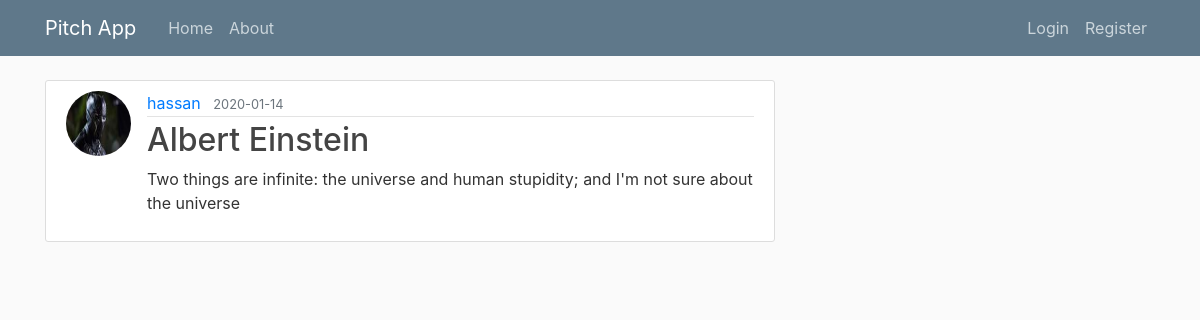
Page /post/7 on the committed database.
### pitch/models.py (models this page shows, shortened)
class User(db.Model, UserMixin):
    id = db.Column(db.Integer, primary_key=True)
    username = db.Column(db.String(20), unique=True, nullable=False)
    email = db.Column(db.String(120), unique=True, nullable=False)
    image_file = db.Column(db.String(20), nullable=False, default='default.jpg')
    password = db.Column(db.String(60), nullable=False)
    posts = db.relationship('Post', backref='author', lazy=True)

class Post(db.Model):
    id = db.Column(db.Integer, primary_key=True)
    title = db.Column(db.String(100), nullable=False)
    date_posted = db.Column(db.DateTime, nullable=False, default=datetime.utcnow)
    content = db.Column(db.Text, nullable=False)
    user_id = db.Column(db.Integer, db.ForeignKey('user.id'), nullable=False)

### pitch/routes.py (the view)
@app.route("/post/<int:post_id>")
def post(post_id):
    post = Post.query.get_or_404(post_id)
    return render_template('post.html', title=post.title, post=post)

### pitch/templates/post.html (shortened to what this page needs)
{% extends "layout.html" %}
{% block content %}
        <article class="media content-section">
          <img class="rounded-circle article-img" src="{{ url_for('static', filename='profile_pics/' + post.author.image_file)}}">
          <div class="media-body">
            <div class="article-metadata">
              <a class="mr-2" href="#">{{ post.author.username}}</a>
              <small class="text-muted">{{ post.date_posted.strftime('%Y-%m-%d') }}</small>
            </div>
            <h2 class="artile-title">{{ post.title }}</a></h2>
            <p class="article-content">{{ post.content }}</p>
          </div>
        </article>
{% endblock content %}

### pitch/static/main.css (style rules this page uses)
body { background: #fafafa; color: #333333; margin-top: 5rem; }
h1, h2, h3, h4, h5, h6 { color: #444444; }
.content-section { background: #ffffff; padding: 10px 20px; border: 1px solid #dddddd; border-radius: 3px; margin-bottom: 20px; }
.article-content { white-space: pre-line; }
.article-img { height: 65px; width: 65px; margin-right: 16px; }
.article-metadata { padding-bottom: 1px; margin-bottom: 4px; border-bottom: 1px solid #e3e3e3 }

### rows in the picture
User: image_file (picture), author.username "hassan"
Post: date_posted "2020-01-14", title "Albert Einstein", content "Two things are infinite: the universe and human stupidity; and I'm not sure about the universe"
